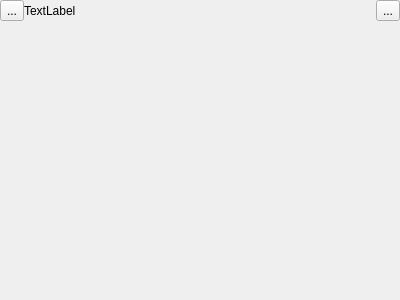
<?xml version="1.0" encoding="UTF-8"?>
<ui version="4.0">
 <class>Frame</class>
 <widget class="QWidget" name="Frame">
  <property name="geometry">
   <rect>
    <x>0</x>
    <y>0</y>
    <width>400</width>
    <height>300</height>
   </rect>
  </property>
  <property name="windowTitle">
   <string>Form</string>
  </property>
  <layout class="QVBoxLayout" name="verticalLayout">
   <property name="spacing">
    <number>0</number>
   </property>
   <property name="margin">
    <number>0</number>
   </property>
   <item>
    <layout class="QHBoxLayout" name="horizontalLayout">
     <item>
      <widget class="QToolButton" name="toolButton">
       <property name="text">
        <string>...</string>
       </property>
      </widget>
     </item>
     <item>
      <widget class="QLabel" name="label">
       <property name="text">
        <string>TextLabel</string>
       </property>
      </widget>
     </item>
     <item>
      <widget class="QToolButton" name="toolButton_2">
       <property name="text">
        <string>...</string>
       </property>
      </widget>
     </item>
    </layout>
   </item>
   <item>
    <widget class="QWidget" name="widget" native="true">
     <property name="sizePolicy">
      <sizepolicy hsizetype="Preferred" vsizetype="MinimumExpanding">
       <horstretch>0</horstretch>
       <verstretch>0</verstretch>
      </sizepolicy>
     </property>
    </widget>
   </item>
  </layout>
 </widget>
 <resources/>
 <connections/>
</ui>
